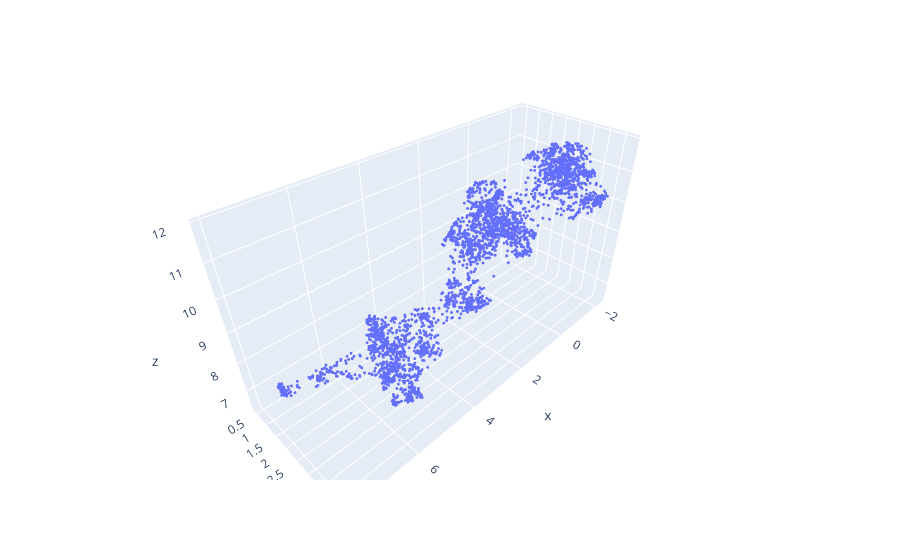
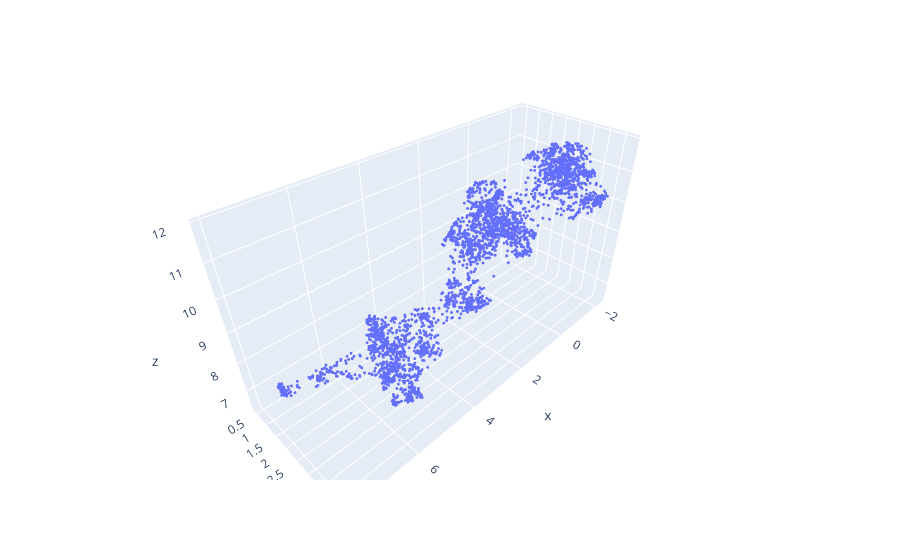

The notebook cell these images were saved under, in order:
### Code cell
reducer.plot_3d()

### Figure 1 — Plotly figure (JSON) as saved in the notebook; plotly's stock layout.template omitted (floating-point values rounded to 4 significant figures; data arrays with more than 128 entries replaced by an {"elided": "..."} marker saying what was removed)
{"data": [{"hovertemplate": "x=%{x}<br>y=%{y}<br>z=%{z}<extra></extra>", "legendgroup": "", "marker": {"color": "#636efa", "line": {"color": "DarkSlateGrey", "width": 0}, "size": 1, "symbol": "circle"}, "mode": "markers", "name": "", "scene": "scene", "showlegend": false, "type": "scatter3d", "x": {"elided": "3000 float values"}, "y": {"elided": "3000 float values"}, "z": {"elided": "3000 float values"}}], "layout": {"legend": {"tracegroupgap": 0}, "margin": {"t": 60}, "scene": {"domain": {"x": [0, 1], "y": [0, 1]}, "xaxis": {"title": {"text": "x"}}, "yaxis": {"title": {"text": "y"}}, "zaxis": {"title": {"text": "z"}}}}}

### Figure 2 — Plotly figure (JSON) as saved in the notebook; plotly's stock layout.template omitted (floating-point values rounded to 4 significant figures; data arrays with more than 128 entries replaced by an {"elided": "..."} marker saying what was removed)
{"data": [{"hovertemplate": "x=%{x}<br>y=%{y}<br>z=%{z}<extra></extra>", "legendgroup": "", "marker": {"color": "#636efa", "line": {"color": "DarkSlateGrey", "width": 0}, "size": 1, "symbol": "circle"}, "mode": "markers", "name": "", "scene": "scene", "showlegend": false, "type": "scatter3d", "x": {"elided": "3000 float values"}, "y": {"elided": "3000 float values"}, "z": {"elided": "3000 float values"}}], "layout": {"legend": {"tracegroupgap": 0}, "margin": {"t": 60}, "scene": {"domain": {"x": [0, 1], "y": [0, 1]}, "xaxis": {"title": {"text": "x"}}, "yaxis": {"title": {"text": "y"}}, "zaxis": {"title": {"text": "z"}}}}}
